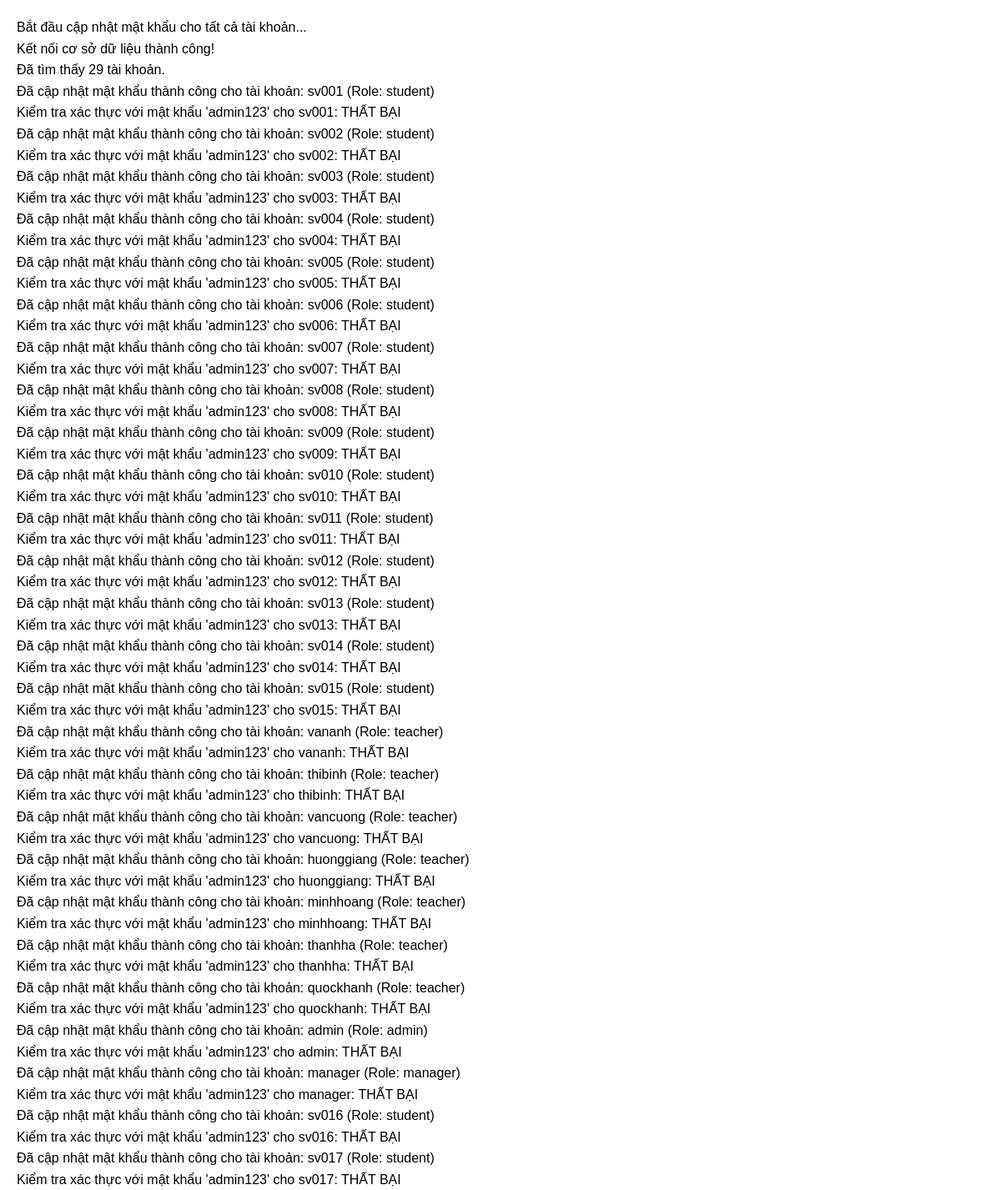
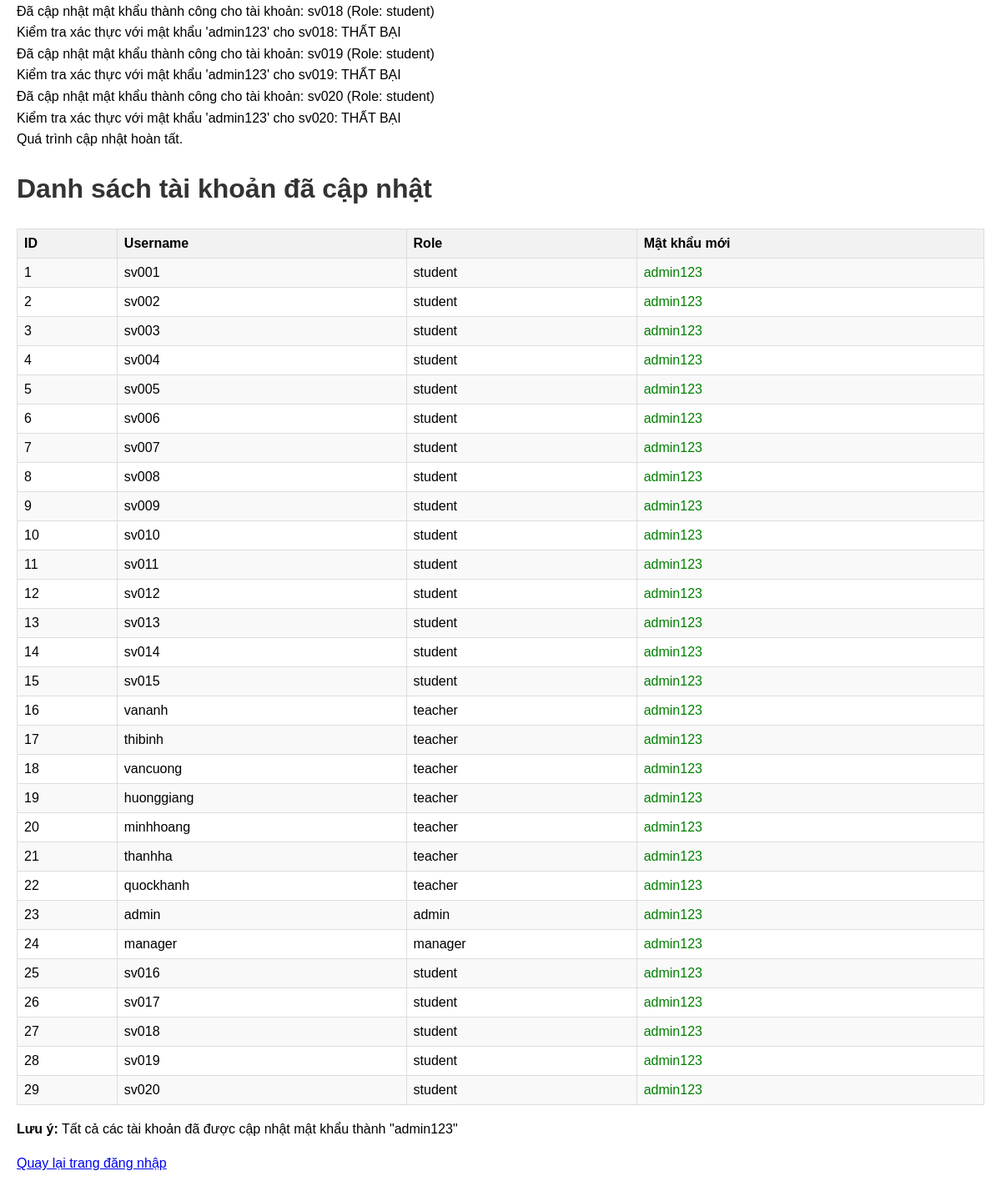
/api/update_all_passwords.php, run on the app's committed database (2 pictures, top to bottom).
### tables this page shows
CREATE TABLE users (
    user_id INT AUTO_INCREMENT PRIMARY KEY,
    username VARCHAR(50) UNIQUE NOT NULL,
    password VARCHAR(255) NOT NULL,
    role ENUM('admin', 'manager', 'teacher', 'student', 'parent') NOT NULL,
    student_id VARCHAR(20) NULL,
    teacher_id INT NULL,
    email VARCHAR(100),
    last_login TIMESTAMP NULL,
    created_at TIMESTAMP DEFAULT CURRENT_TIMESTAMP,
    FOREIGN KEY (student_id) REFERENCES students(student_id) ON DELETE CASCADE,
    FOREIGN KEY (teacher_id) REFERENCES teachers(teacher_id) ON DELETE CASCADE
);

### api/update_all_passwords.php (the view, shortened to what this page needs)
<?php
require_once __DIR__ . '/../config/config.php';
function writeLog($message) {
    echo "$message<br>";
}
$stmt = $conn->query("SELECT user_id, username, role FROM users");
$accounts = [];
while ($row = $stmt->fetch_assoc()) {
    $accounts[] = $row;
}
if (count($accounts) == 0) {
    writeLog("Không tìm thấy tài khoản nào trong cơ sở dữ liệu!");
} else {
    foreach ($accounts as $account) {
        $new_password = 'admin123';
        $new_hash = password_hash($new_password, PASSWORD_DEFAULT);
        $update_stmt = $conn->prepare("UPDATE users SET password = ? WHERE user_id = ?");
        $update_stmt->bind_param("si", $new_hash, $account['user_id']);
        if ($update_stmt->execute()) {
            writeLog("Đã cập nhật mật khẩu thành công cho tài khoản: " . $account['username'] . " (Role: " . $account['role'] . ")");
            $verify_stmt = $conn->prepare("SELECT password FROM users WHERE user_id = ?");
            $verify_stmt->bind_param("i", $account['user_id']);
            $verify_stmt->execute();
            $result = $verify_stmt->get_result();
            $user = $result->fetch_assoc();
            $verify_result = password_verify($new_password, $user['password']);
            writeLog("Kiểm tra xác thực với mật khẩu '$new_password' cho " . $account['username'] . ": " . ($verify_result ? "THÀNH CÔNG" : "THẤT BẠI"));
        } else {
            writeLog("Lỗi khi cập nhật mật khẩu cho " . $account['username'] . ": " . $conn->error);
        }
    }
}
?>
<!DOCTYPE html>
<html lang="vi">
<head>
</head>
<body>
    <h1>Danh sách tài khoản đã cập nhật</h1>
    <table>
        <tr>
            <th>ID</th>
            <th>Username</th>
            <th>Role</th>
            <th>Mật khẩu mới</th>
        </tr>
        <?php foreach ($accounts as $account): ?>
        <tr>
            <td><?php echo $account['user_id']; ?></td>
            <td><?php echo $account['username']; ?></td>
            <td><?php echo $account['role']; ?></td>
            <td><span class="success">admin123</span></td>
        </tr>
        <?php endforeach; ?>
    </table>
    <p><strong>Lưu ý:</strong> Tất cả các tài khoản đã được cập nhật mật khẩu thành "admin123"</p>
    <p><a href="http://localhost:5173/login">Quay lại trang đăng nhập</a></p>
</body>
</html>

### api/update_all_passwords.php (style rules this page uses)
body { font-family: Arial, sans-serif; margin: 20px; line-height: 1.6; }
h1 { color: #333; }
table { border-collapse: collapse; width: 100%; margin-top: 20px; }
th, td { border: 1px solid #ddd; padding: 8px; text-align: left; }
th { background-color: #f2f2f2; }
tr:nth-child(even) { background-color: #f9f9f9; }
.success { color: green; }

### data on the page
users: message "Đã cập nhật mật khẩu thành công cho tài khoản: sv001 (Role: student) Kiểm tra xác thực với mật khẩu 'admin123' cho sv001: THẤT BẠI", user_id "1", username "sv001", role "student"
users: message "Đã cập nhật mật khẩu thành công cho tài khoản: sv002 (Role: student) Kiểm tra xác thực với mật khẩu 'admin123' cho sv002: THẤT BẠI", user_id "2", username "sv002", role "student"
users: message "Đã cập nhật mật khẩu thành công cho tài khoản: sv003 (Role: student) Kiểm tra xác thực với mật khẩu 'admin123' cho sv003: THẤT BẠI", user_id "3", username "sv003", role "student"
users: message "Đã cập nhật mật khẩu thành công cho tài khoản: sv004 (Role: student) Kiểm tra xác thực với mật khẩu 'admin123' cho sv004: THẤT BẠI", user_id "4", username "sv004", role "student"
users: message "Đã cập nhật mật khẩu thành công cho tài khoản: sv005 (Role: student) Kiểm tra xác thực với mật khẩu 'admin123' cho sv005: THẤT BẠI", user_id "5", username "sv005", role "student"
users: message "Đã cập nhật mật khẩu thành công cho tài khoản: sv006 (Role: student) Kiểm tra xác thực với mật khẩu 'admin123' cho sv006: THẤT BẠI", user_id "6", username "sv006", role "student"
users: message "Đã cập nhật mật khẩu thành công cho tài khoản: sv007 (Role: student) Kiểm tra xác thực với mật khẩu 'admin123' cho sv007: THẤT BẠI", user_id "7", username "sv007", role "student"
users: message "Đã cập nhật mật khẩu thành công cho tài khoản: sv008 (Role: student) Kiểm tra xác thực với mật khẩu 'admin123' cho sv008: THẤT BẠI", user_id "8", username "sv008", role "student"
users: message "Đã cập nhật mật khẩu thành công cho tài khoản: sv009 (Role: student) Kiểm tra xác thực với mật khẩu 'admin123' cho sv009: THẤT BẠI", user_id "9", username "sv009", role "student"
users: message "Đã cập nhật mật khẩu thành công cho tài khoản: sv010 (Role: student) Kiểm tra xác thực với mật khẩu 'admin123' cho sv010: THẤT BẠI", user_id "10", username "sv010", role "student"
users: message "Đã cập nhật mật khẩu thành công cho tài khoản: sv011 (Role: student) Kiểm tra xác thực với mật khẩu 'admin123' cho sv011: THẤT BẠI", user_id "11", username "sv011", role "student"
users: message "Đã cập nhật mật khẩu thành công cho tài khoản: sv012 (Role: student) Kiểm tra xác thực với mật khẩu 'admin123' cho sv012: THẤT BẠI", user_id "12", username "sv012", role "student"
users: message "Đã cập nhật mật khẩu thành công cho tài khoản: sv013 (Role: student) Kiểm tra xác thực với mật khẩu 'admin123' cho sv013: THẤT BẠI", user_id "13", username "sv013", role "student"
users: message "Đã cập nhật mật khẩu thành công cho tài khoản: sv014 (Role: student) Kiểm tra xác thực với mật khẩu 'admin123' cho sv014: THẤT BẠI", user_id "14", username "sv014", role "student"
users: message "Đã cập nhật mật khẩu thành công cho tài khoản: sv015 (Role: student) Kiểm tra xác thực với mật khẩu 'admin123' cho sv015: THẤT BẠI", user_id "15", username "sv015", role "student"
users: message "Đã cập nhật mật khẩu thành công cho tài khoản: vananh (Role: teacher) Kiểm tra xác thực với mật khẩu 'admin123' cho vananh: THẤT BẠI", user_id "16", username "vananh", role "teacher"
users: message "Đã cập nhật mật khẩu thành công cho tài khoản: thibinh (Role: teacher) Kiểm tra xác thực với mật khẩu 'admin123' cho thibinh: THẤT BẠI", user_id "17", username "thibinh", role "teacher"
users: message "Đã cập nhật mật khẩu thành công cho tài khoản: vancuong (Role: teacher) Kiểm tra xác thực với mật khẩu 'admin123' cho vancuong: THẤT BẠI", user_id "18", username "vancuong", role "teacher"
users: message "Đã cập nhật mật khẩu thành công cho tài khoản: huonggiang (Role: teacher) Kiểm tra xác thực với mật khẩu 'admin123' cho huonggiang: THẤT BẠI", user_id "19", username "huonggiang", role "teacher"
users: message "Đã cập nhật mật khẩu thành công cho tài khoản: minhhoang (Role: teacher) Kiểm tra xác thực với mật khẩu 'admin123' cho minhhoang: THẤT BẠI", user_id "20", username "minhhoang", role "teacher"
users: message "Đã cập nhật mật khẩu thành công cho tài khoản: thanhha (Role: teacher) Kiểm tra xác thực với mật khẩu 'admin123' cho thanhha: THẤT BẠI", user_id "21", username "thanhha", role "teacher"
users: message "Đã cập nhật mật khẩu thành công cho tài khoản: quockhanh (Role: teacher) Kiểm tra xác thực với mật khẩu 'admin123' cho quockhanh: THẤT BẠI", user_id "22", username "quockhanh", role "teacher"
users: message "Đã cập nhật mật khẩu thành công cho tài khoản: admin (Role: admin) Kiểm tra xác thực với mật khẩu 'admin123' cho admin: THẤT BẠI", user_id "23", username "admin", role "admin"
users: message "Đã cập nhật mật khẩu thành công cho tài khoản: manager (Role: manager) Kiểm tra xác thực với mật khẩu 'admin123' cho manager: THẤT BẠI", user_id "24", username "manager", role "manager"
users: message "Đã cập nhật mật khẩu thành công cho tài khoản: sv016 (Role: student) Kiểm tra xác thực với mật khẩu 'admin123' cho sv016: THẤT BẠI", user_id "25", username "sv016", role "student"
users: message "Đã cập nhật mật khẩu thành công cho tài khoản: sv017 (Role: student) Kiểm tra xác thực với mật khẩu 'admin123' cho sv017: THẤT BẠI", user_id "26", username "sv017", role "student"
users: message "Đã cập nhật mật khẩu thành công cho tài khoản: sv018 (Role: student) Kiểm tra xác thực với mật khẩu 'admin123' cho sv018: THẤT BẠI", user_id "27", username "sv018", role "student"
users: message "Đã cập nhật mật khẩu thành công cho tài khoản: sv019 (Role: student) Kiểm tra xác thực với mật khẩu 'admin123' cho sv019: THẤT BẠI", user_id "28", username "sv019", role "student"
users: message "Đã cập nhật mật khẩu thành công cho tài khoản: sv020 (Role: student) Kiểm tra xác thực với mật khẩu 'admin123' cho sv020: THẤT BẠI", user_id "29", username "sv020", role "student"

### other printed values
$message "Kết nối cơ sở dữ liệu thành công! Đã tìm thấy 29 tài khoản. Quá trình cập nhật hoàn tất."
